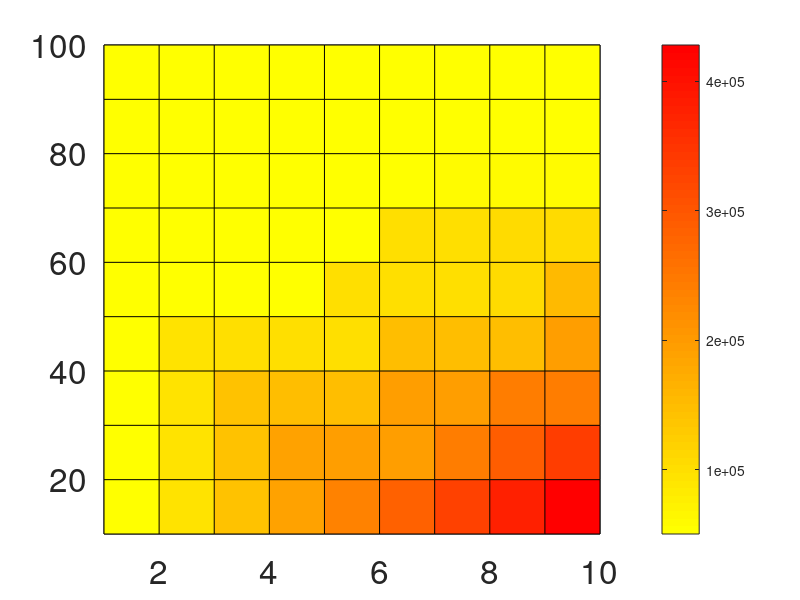

MATLAB code to generate this figure: (Note: this script raises an error after producing the figure.)
%% Incremental Site Assessment Procedure (ISAP) Costings
close all; clear; clc; Start = tic;
disp('%%% ISAP Costings %%%'); 
disp('J.McDowell 04/04/2020'); 

%% USER INPUTS (Number of Potential Sites to Assess) 
IN.NumberPotentialSites2Assess = 1:1:10;

%% USER INPUTS (Success Rates)
IN.DESKTOP.SuccessRate  = 0.5;
IN.INITIAL.SuccessRate  = 0.5;
IN.DETAILED.SuccessRate = 0.5;

IN.CONSTANT.SuccessRate = 0.1:0.1:1;

%% Input Checks
validateattributes(IN.NumberPotentialSites2Assess,...
    {'numeric'},{'row','positive','integer','nonempty','nonnan','finite'});                                        

validateattributes(IN.DESKTOP.SuccessRate,...
    {'numeric'},{'scalar','positive','<=',1,'nonempty','nonnan','finite'});    

validateattributes(IN.INITIAL.SuccessRate,...
    {'numeric'},{'scalar','positive','<=',1,'nonempty','nonnan','finite'});    

validateattributes(IN.DETAILED.SuccessRate,...
    {'numeric'},{'scalar','positive','<=',1,'nonempty','nonnan','finite'});    

validateattributes(IN.CONSTANT.SuccessRate,...
    {'numeric'},{'row','positive','<=',1,'nonempty','nonnan','finite'});    

%% Assumptions (Desktop Survey) 
% Baseline
DESKTOP.Baseline.Cost_AnalysisSoftwareSubscriptions = 1600 + 400;           % MATLAB + GlobalMapper

% Per Site
DESKTOP.PerSite.Cost_Charts             = 200;                              % ADMIRALTY / Navionics high resolution charts.
DESKTOP.PerSite.Cost_MetoceanDataPortal = 65;                               % DHI metocean data + TideTimes tide data.

%% Assumptions (Initial Survey) 
% Baseline
INITIAL.BaseLine.Number_DriftersBuilt    = 4;
INITIAL.BaseLine.Cost_IndividualDrifter  = 60 + 40;                         % Materials + GPS tracker.
INITIAL.Baseline.Cost_SonarBuoy          = 100;                             % Deeper/Fishhunter
INITIAL.Baseline.Cost_CTDSonde           = 500;
INITIAL.Baseline.Cost_SchmidtHammer      = 200;
INITIAL.Baseline.Cost_SingleBeamMFSonar  = 2500 + 1500;                     % Hondex + GPS
INITIAL.Baseline.Cost_HandheldAnemometer = 50;                              % Proster

% Per Site
INITIAL.PerSite.Survey_Duration_D   = 2;
INITIAL.PerSite.Cost_VesselHire_pD  = 1000;
INITIAL.PerSite.Cost_DropCamHire_pD = 150;

%% Assumptions (Detailed Survey Costs) 
% Baseline
% Assumed no equipment bought as too expensive, all hired on per site basis

% Per Site
DETAILED.PerSite.Survey_Duration_D                   = 4;
DETAILED.PerSite.Cost_VesselHire_pD                  = 2000;
DETAILED.PerSite.Cost_BottomMountedADCPSurvey        = 18000;
DETAILED.PerSite.Cost_FullSwatheMultiBeamBathySurvey = 9000;
DETAILED.PerSite.Cost_SubBottomProfilerBedSurvey     = 9000;

%% Total Costs (Variable Success Rates)
disp('Calculating total costs at each stage of the ISAP (variable success rates)...');
% Desktop
COSTS1.DESKTOP.NumberSites2Assess...
    = IN.NumberPotentialSites2Assess;

COSTS1.DESKTOP.Total = DESKTOP.Baseline.Cost_AnalysisSoftwareSubscriptions...
                    + (COSTS1.DESKTOP.NumberSites2Assess .*...
                      (DESKTOP.PerSite.Cost_Charts + DESKTOP.PerSite.Cost_MetoceanDataPortal));
           
% Initial
COSTS1.INITIAL.NumberSites2Assess...
    = ceil(COSTS1.DESKTOP.NumberSites2Assess...
    .* (1 - IN.DESKTOP.SuccessRate));

COSTS1.INITIAL.NumberSites2Assess(COSTS1.INITIAL.NumberSites2Assess == 0) = 1;

COSTS1.INITIAL.Total = (INITIAL.BaseLine.Number_DriftersBuilt * INITIAL.BaseLine.Cost_IndividualDrifter)...
                    + INITIAL.Baseline.Cost_SonarBuoy...
                    + INITIAL.Baseline.Cost_CTDSonde...
                    + INITIAL.Baseline.Cost_SchmidtHammer...
                    + INITIAL.Baseline.Cost_SingleBeamMFSonar...
                    + INITIAL.Baseline.Cost_HandheldAnemometer...
                    + (COSTS1.INITIAL.NumberSites2Assess .*...
                      (INITIAL.PerSite.Survey_Duration_D * (INITIAL.PerSite.Cost_VesselHire_pD + INITIAL.PerSite.Cost_DropCamHire_pD)));

% Detailed
COSTS1.DETAILED.NumberSites2Assess...
    = ceil(COSTS1.INITIAL.NumberSites2Assess...
    .* (1 - IN.INITIAL.SuccessRate));

COSTS1.DETAILED.NumberSites2Assess(COSTS1.DETAILED.NumberSites2Assess == 0) = 1;

COSTS1.DETAILED.Total = COSTS1.DETAILED.NumberSites2Assess .*...
                       ((DETAILED.PerSite.Survey_Duration_D * (DETAILED.PerSite.Cost_VesselHire_pD + INITIAL.PerSite.Cost_DropCamHire_pD))...
                       + DETAILED.PerSite.Cost_BottomMountedADCPSurvey...
                       + DETAILED.PerSite.Cost_FullSwatheMultiBeamBathySurvey...
                       + DETAILED.PerSite.Cost_SubBottomProfilerBedSurvey);

% ISAP
COSTS1.ISAP.NumberSitesRemaining...
    = ceil(COSTS1.DETAILED.NumberSites2Assess...
    .* (1 - IN.DETAILED.SuccessRate));


COSTS1.ISAP.Total = COSTS1.DESKTOP.Total...
                  + COSTS1.INITIAL.Total...
                  + COSTS1.DETAILED.Total;
              
% Standard
COSTS1.STANDARD.NumberSitesRemaining...
    = ceil(IN.NumberPotentialSites2Assess...
    .* (1 - IN.DETAILED.SuccessRate));

COSTS1.STANDARD.Total = IN.NumberPotentialSites2Assess .* ...
        ((DETAILED.PerSite.Survey_Duration_D * (DETAILED.PerSite.Cost_VesselHire_pD + INITIAL.PerSite.Cost_DropCamHire_pD))...
                       + DETAILED.PerSite.Cost_BottomMountedADCPSurvey...
                       + DETAILED.PerSite.Cost_FullSwatheMultiBeamBathySurvey...
                       + DETAILED.PerSite.Cost_SubBottomProfilerBedSurvey);
       
%% Total Costs (Constant Success Rate)
disp('Calculating total costs at each stage of the ISAP (constant success rate)...');
% Desktop
COSTS2.DESKTOP.NumberSites2Assess...
    = IN.NumberPotentialSites2Assess;

COSTS2.DESKTOP.Total = DESKTOP.Baseline.Cost_AnalysisSoftwareSubscriptions...
                    + (COSTS2.DESKTOP.NumberSites2Assess .*...
                      (DESKTOP.PerSite.Cost_Charts + DESKTOP.PerSite.Cost_MetoceanDataPortal));
           
% Initial
COSTS2.INITIAL.NumberSites2Assess...
    = ceil(COSTS2.DESKTOP.NumberSites2Assess...
    .* (1 - IN.CONSTANT.SuccessRate'));

COSTS2.INITIAL.NumberSites2Assess(COSTS2.INITIAL.NumberSites2Assess == 0) = 1;

COSTS2.INITIAL.Total = (INITIAL.BaseLine.Number_DriftersBuilt * INITIAL.BaseLine.Cost_IndividualDrifter)...
                    + INITIAL.Baseline.Cost_SonarBuoy...
                    + INITIAL.Baseline.Cost_CTDSonde...
                    + INITIAL.Baseline.Cost_SchmidtHammer...
                    + (COSTS2.INITIAL.NumberSites2Assess .*...
                      (INITIAL.PerSite.Survey_Duration_D * (INITIAL.PerSite.Cost_VesselHire_pD + INITIAL.PerSite.Cost_DropCamHire_pD)));

% Detailed
COSTS2.DETAILED.NumberSites2Assess...
    = ceil(COSTS2.INITIAL.NumberSites2Assess...
    .* (1 - IN.CONSTANT.SuccessRate'));

COSTS2.DETAILED.NumberSites2Assess(COSTS2.DETAILED.NumberSites2Assess == 0) = 1;

COSTS2.DETAILED.Total = COSTS2.DETAILED.NumberSites2Assess .*...
                       ((DETAILED.PerSite.Survey_Duration_D * (DETAILED.PerSite.Cost_VesselHire_pD + INITIAL.PerSite.Cost_DropCamHire_pD))...
                       + DETAILED.PerSite.Cost_BottomMountedADCPSurvey...
                       + DETAILED.PerSite.Cost_FullSwatheMultiBeamBathySurvey...
                       + DETAILED.PerSite.Cost_SubBottomProfilerBedSurvey);

% ISAP
COSTS2.ISAP.NumberSitesRemaining...
    = ceil(COSTS2.DETAILED.NumberSites2Assess...
    .* (1 - IN.DETAILED.SuccessRate'));


COSTS2.ISAP.Total = COSTS2.DESKTOP.Total...
                 + COSTS2.INITIAL.Total...
                 + COSTS2.DETAILED.Total;
              
% Standard
COSTS2.STANDARD.NumberSitesRemaining...
    = ceil(IN.NumberPotentialSites2Assess...
    .* (1 - IN.CONSTANT.SuccessRate'));

COSTS2.STANDARD.Total = IN.NumberPotentialSites2Assess .* ...
        ((DETAILED.PerSite.Survey_Duration_D * (DETAILED.PerSite.Cost_VesselHire_pD + INITIAL.PerSite.Cost_DropCamHire_pD))...
                       + DETAILED.PerSite.Cost_BottomMountedADCPSurvey...
                       + DETAILED.PerSite.Cost_FullSwatheMultiBeamBathySurvey...
                       + DETAILED.PerSite.Cost_SubBottomProfilerBedSurvey);                         
                   
%% Plot Settings
disp('Plotting results...');
FontSize_Axes   = 24;
FontSize_Title  = 24;
FontSize_Legend = 20;

%% ISAP PColor
figure;
pcolor(IN.NumberPotentialSites2Assess,...
       IN.CONSTANT.SuccessRate'.*100,...
       COSTS2.ISAP.Total);
   
% Color map/bar  
c1 = colorbar; colormap(flipud(autumn));
set(gca,'FontSize',FontSize_Axes); c1.FontSize = FontSize_Axes; 

% Labels
xlabel('Number of Potential Sites to Assess','FontSize',FontSize_Axes);
ylabel('Survey Stage Success Rate [%]','FontSize',FontSize_Axes);
c1.Label.String = 'Site Assessment Cost [£]'; c1.Label.FontSize = FontSize_Axes;
title('Incremental Site Assessment Procedure - Total Costs','FontSize',FontSize_Title);

% Ticks
c1.Limits = [round2(min(COSTS2.ISAP.Total,[],'all'),max(diff(c1.Ticks)/2)) ...
            round2(max(COSTS2.ISAP.Total,[],'all'),max(diff(c1.Ticks)/2))];

fig2fullscreen; pause(1);

c1.TickLabels = cell(size(c1.Ticks,2),1);
for T = 1:size(c1.Ticks,2)
    c1.TickLabels{T} = num2bank(c1.Ticks(T));
end

%% Standard Site Assessment Procedure PColor
figure;
pcolor(IN.NumberPotentialSites2Assess,...
       IN.CONSTANT.SuccessRate'.*100,...
       COSTS2.STANDARD.Total.*ones(size(IN.CONSTANT.SuccessRate,2),1));
 
% Color map/bar  
c2 = colorbar; colormap(flipud(autumn));
set(gca,'FontSize',FontSize_Axes); c2.FontSize = FontSize_Axes; 

% Labels
xlabel('Number of Potential Sites to Assess','FontSize',FontSize_Axes);
ylabel('Survey Stage Success Rate [%]','FontSize',FontSize_Axes);
c2.Label.String = 'Site Assessment Cost [£]'; c2.Label.FontSize = FontSize_Axes;
title('Standard Site Assessment Procedure - Total Costs','FontSize',FontSize_Title);

% Ticks
c2.Limits = [round2(min(COSTS2.ISAP.Total,[],'all'),max(diff(c2.Ticks)/2)) ...
            round2(max(COSTS2.ISAP.Total,[],'all'),max(diff(c2.Ticks)/2))];

fig2fullscreen; pause(1);

c2.TickLabels = cell(size(c2.Ticks,2),1);
for T = 1:size(c2.Ticks,2)
    c2.TickLabels{T} = num2bank(c2.Ticks(T));
end

%% ISAP vs Standard Surface
figure;
S1 = surf(IN.NumberPotentialSites2Assess,...
       IN.CONSTANT.SuccessRate'.*100,...
       COSTS2.ISAP.Total); hold on;
S2 = surf(IN.NumberPotentialSites2Assess,...
       IN.CONSTANT.SuccessRate'.*100,...
       COSTS2.STANDARD.Total.*ones(size(IN.CONSTANT.SuccessRate,2),1)); 
   
% Color map/bar   
colormap(flipud(autumn));
set(S2,'facealpha',0.25);
set(gca,'FontSize',FontSize_Axes);

% Labels
xlabel('Number of Potential Sites to Assess','FontSize',FontSize_Axes);
ylabel('Survey Stage Success Rate [%]','FontSize',FontSize_Axes);
zlabel('Site Assessment Cost [£]','FontSize',FontSize_Axes);
title('Incremental vs Standard Site Assessment Procedure - Total Costs','FontSize',FontSize_Title);

% Ticks
fig2fullscreen; pause(1); view([-124 9.5]); pause(1); 

ZTicksLabel = cell(size(zticks,2),1);
ZTicks = 0:...
    (max(diff(zticks))/2):...
    round2(max(COSTS2.ISAP.Total,[],'all'),max(diff(zticks))/2);

for T = 1:size(ZTicks,2)
    ZTicksLabel{T} = num2bank(ZTicks(T));
end

set(gca,'xtick',IN.NumberPotentialSites2Assess);
set(gca,'ytick',IN.CONSTANT.SuccessRate'.*100);
set(gca,'ztick',ZTicks);
set(gca,'zticklabels',ZTicksLabel);

%% ISAP vs Standard Plot (50% Success Rate)
figure;
plot(IN.NumberPotentialSites2Assess,...
     COSTS2.ISAP.Total((IN.CONSTANT.SuccessRate == 0.5),:),'-o'); hold on;
plot(IN.NumberPotentialSites2Assess,...
     COSTS2.STANDARD.Total,'-o'); 
 
% Labels
xlabel('Number of Potential Sites to Assess','FontSize',FontSize_Axes);
ylabel('Site Assessment Cost [£]','FontSize',FontSize_Axes);
title('Incremental vs Standard Site Assessment Procedure - Total Costs','FontSize',FontSize_Title); 
legend('ISAP (50% Success Rate)','Standard Procedure','Location','northwest');

% Ticks
fig2fullscreen; pause(1); 
YTicksLabel = cell(size(yticks,2),1);
YTicks = yticks;

for T = 1:size(YTicks,2)
    YTicksLabel{T} = num2bank(YTicks(T));
end

set(gca,'xtick',IN.NumberPotentialSites2Assess);
set(gca,'yticklabels',YTicksLabel);
set(gca,'FontSize',FontSize_Axes);

%% Finalise
Stop = toc(Start);                                                          
disp(['Script finished normally. Total Time Elapsed: ',num2str(round2(Stop,0.01)),' seconds.']); 
clearvars Start Stop c1 c2 S1 S2 T YTicks YTicksLabel ZTicks ZTicksLabel FontSize_Axes FontSize_Legend FontSize_Title; 
wssize;
